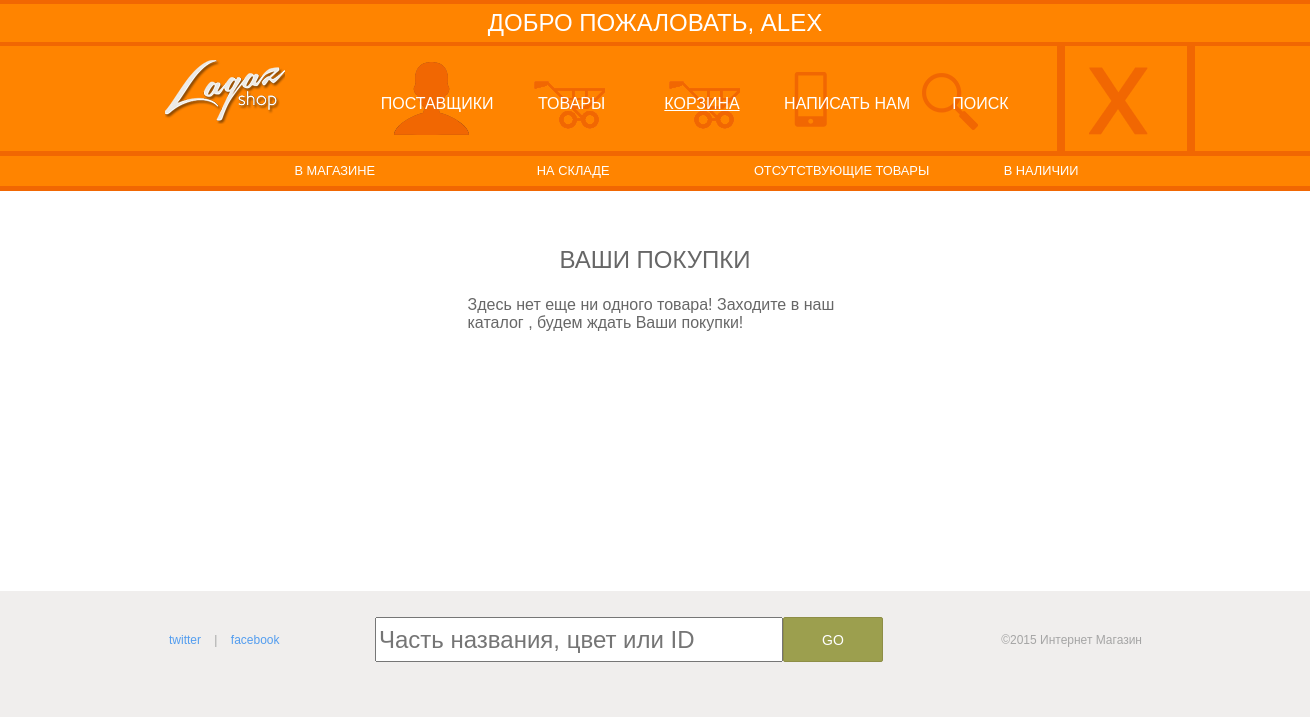
The page /pages/chip_basket/index.php (signed in) on the database as committed earlier.
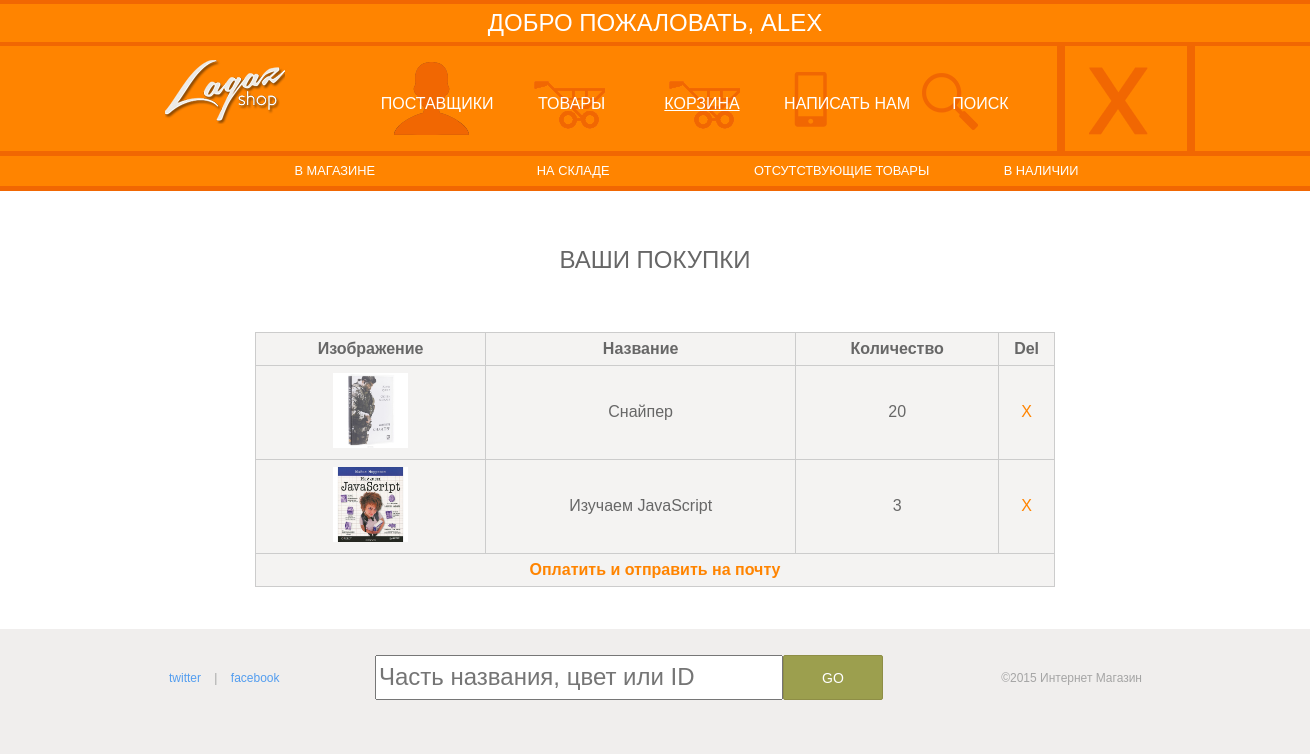
The same page on the database as committed later.
### tables this page shows
CREATE TABLE IF NOT EXISTS `chip_basket` (
  `id_basket` int(11) NOT NULL AUTO_INCREMENT,
  `id_user` int(11) NOT NULL,
  `id_product` int(11) NOT NULL,
  `count` int(11) NOT NULL,
  PRIMARY KEY (`id_basket`),
  KEY `id_product` (`id_product`),
  KEY `id_user` (`id_user`)
);

CREATE TABLE IF NOT EXISTS `products` (
  `id` int(11) NOT NULL AUTO_INCREMENT,
  `name` varchar(255) NOT NULL,
  `author` varchar(255) NOT NULL,
  `discription` text NOT NULL,
  `full_discription` text NOT NULL,
  `price` int(100) NOT NULL,
  `img` varchar(255) NOT NULL,
  `id_supplier` int(11) NOT NULL,
  `count` int(11) NOT NULL,
  `id_place` int(11) NOT NULL,
  PRIMARY KEY (`id`),
  KEY `id_place` (`id_place`),
  KEY `id` (`id`),
  KEY `id_supplier_3` (`id_supplier`),
  KEY `id_place_2` (`id_place`),
  KEY `id_supplier_6` (`id_supplier`,`id_place`)
);

### inc/mysql.php (called while the page is built, shortened)
<?php
	class MySQL
	{
		function __construct()
		{
			$this->connect = @mysql_connect(self::HOST, self::USER, self::PASS);
		}
		public function get_from_basket($id_user){
			$query = "SELECT * FROM `chip_basket` WHERE `id_user` = '{$id_user}'";
			return mysql_query($query);
		}
		public function info_product_basket($id_product){
			$query = "SELECT * FROM `products` WHERE `id` = '{$id_product}'";
			return mysql_query($query);
		}
	}
?>

### inc/basket_update.php (the view, shortened to what this page needs)
<?php
function get_basket_items(){
	$user_id = (int)($_SESSION["user"]["id"]);
	$mysql = new MySQL();
	$basket = $mysql->get_from_basket($user_id);
	if(!mysql_fetch_assoc($basket)){
		print("<p>Здесь нет еще ни одного товара! Заходите в наш каталог , будем ждать Ваши покупки!<p>");
	} else {
		print(
			"<table class='supllies'>
				<thead>
					<tr>
						<th>Изображение</th>
						<th>Название</th>
						<th>Количество</th>
						<th>Del</th>
					</tr>
				</thead>
				<tfoot>
					<tr>
						<th colspan='5'><a href='?message=thanks'>Оплатить и отправить на почту</a></th>
					</tr>
				</tfoot>
				<tbody>");
				while($el_basket = mysql_fetch_assoc($basket)){
					$product = $mysql->info_product_basket($el_basket['id_product']);
					$product_info = mysql_fetch_assoc($product);
					print("
								<tr>
									<td><img a src=" . BASE_URL .$product_info["img"]. " alt=".$product_info["name"]. "/ ></td>
									<td>" .$product_info["name"].  "</td>
									<td>" .$el_basket["count"] . "</td>
									<td><a href='".BASE_URL."basket/?del_item=del&id=" . $el_basket['id_basket'] . "'>X</a></td><br>
								</tr>");
					}
		print("
			</tbody>
		</table>");
	}
}
?>

Rows that differ between the two databases and show on the page:
added chip_basket: id_product.img (picture), id_product.name "Снайпер", count "20"
added chip_basket: id_product.img (picture), id_product.name "Изучаем JavaScript", count "3"
Other text that changed with them:
text no longer shown: "Здесь нет еще ни одного товара! Заходите в наш каталог , будем ждать Ваши покупки!"
text now shown: "Изображение Название Количество Del Оплатить и отправить на почту"
